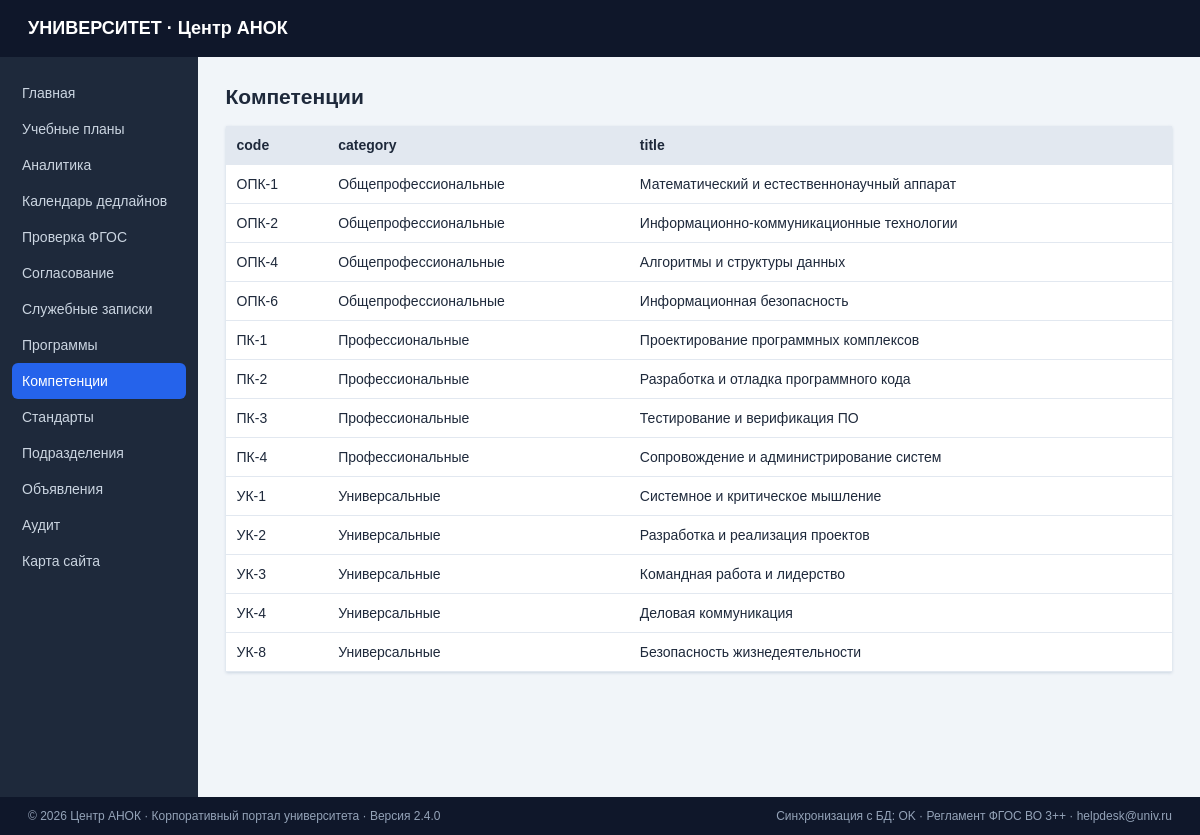
The app's page /?page=competencies with its own data.
### tables this page shows
CREATE TABLE `competencies` (
  `id` INT AUTO_INCREMENT PRIMARY KEY,
  `program_id` INT,
  `code` TEXT NOT NULL,
  `category` TEXT NOT NULL,
  `title` TEXT NOT NULL,
  `description` TEXT NOT NULL,
  FOREIGN KEY (program_id) REFERENCES educational_programs(id)
);

### index.php (the view, shortened to what this page needs)
<?php
require __DIR__ . '/config.php';
$page = $_GET['page'] ?? 'dashboard';
function e($v) { return htmlspecialchars((string)$v, ENT_QUOTES | ENT_SUBSTITUTE, 'UTF-8'); }
function allRows(PDO $db, string $sql, array $params=[]) { $s=$db->prepare($sql); $s->execute($params); return $s->fetchAll(); }
$stats = [
 'plans'=>(int)$pdo->query('SELECT COUNT(*) FROM curriculums')->fetchColumn(),
 'disciplines'=>(int)$pdo->query('SELECT COUNT(*) FROM curriculum_disciplines')->fetchColumn(),
 'standards'=>(int)$pdo->query('SELECT COUNT(*) FROM standards_fgos')->fetchColumn(),
 'memos'=>(int)$pdo->query('SELECT COUNT(*) FROM service_notes')->fetchColumn(),
];
$title='Сводная панель'; $content='';
if ($page==='dashboard') {
 $title='Сводная панель'; $plans=allRows($pdo,'SELECT c.*, ep.code prog_code, ep.title prog_title FROM curriculums c JOIN educational_programs ep ON ep.id=c.program_id ORDER BY c.id');
 $content='<div class="cards">'; foreach($stats as $k=>$v) $content.='<div class="card"><b>'.e($v).'</b><span>'.e(['plans'=>'Учебные планы','disciplines'=>'Дисциплины','standards'=>'Стандарты ФГОС','memos'=>'Служебные записки'][$k]).'</span></div>'; $content.='</div><h2>Учебные планы</h2><table><tr><th>Программа</th><th>Год</th><th>Статус</th><th></th></tr>'; foreach($plans as $p) $content.='<tr><td>'.e($p['prog_code'].' — '.$p['prog_title']).'</td><td>'.e($p['academic_year']).'</td><td>'.e($p['status']).'</td><td><a href="?page=plan&id='.$p['id'].'">Открыть</a></td></tr>'; $content.='</table>';
} else {
 $map=['analytics'=>['Аналитика (Chart.js)','SELECT block_type, SUM(credits_ze) AS ze FROM curriculum_disciplines GROUP BY block_type','block_type,ze'],
 'calendar'=>['Календарь дедлайнов (FullCalendar)','SELECT note_num, note_date, status FROM service_notes ORDER BY note_date','note_num,note_date,status'],
 'validate'=>['Экспертиза ФГОС','SELECT * FROM standards_fgos ORDER BY code','code,title,degree_level,total_credits'], 'signatures'=>['Согласование','SELECT * FROM document_signatures ORDER BY step_order','step_order,role_title,status'], 'memos'=>['Служебные записки','SELECT * FROM service_notes ORDER BY id DESC','note_num,note_date,reason,status'], 'programs'=>['Образовательные программы','SELECT * FROM educational_programs ORDER BY id','code,title,level,study_form'], 'competencies'=>['Компетенции','SELECT * FROM competencies ORDER BY code','code,category,title'], 'standards'=>['Стандарты ФГОС','SELECT * FROM standards_fgos ORDER BY code','code,title,degree_level,total_credits'], 'departments'=>['Подразделения','SELECT * FROM departments ORDER BY id','short_name,name,type'], 'announcements'=>['Объявления','SELECT * FROM announcements ORDER BY publish_date DESC','publish_date,title,category'], 'audit'=>['Аудит','SELECT * FROM audit_logs ORDER BY id DESC','event_time,user_name,action,status'], 'sitemap'=>['Карта сайта',null,'']];
 [$title,$sql,$fields]=$map[$page]; if($sql){$rows=allRows($pdo,$sql);$names=array_map('trim',explode(',',$fields));$content='<table><tr>';foreach($names as $n)$content.='<th>'.e($n).'</th>'; $content.='</tr>';foreach($rows as $r){$content.='<tr>';foreach($names as $n)$content.='<td>'.e($r[$n]??'').'</td>'; $content.='</tr>';} $content.='</table>';}else{$content='<p>Разделы: учебные планы, проверка ФГОС, согласование, служебные записки, программы, компетенции, стандарты, подразделения, объявления и аудит.</p>';} }
$nav=['dashboard'=>'Главная','plans'=>'Учебные планы','analytics'=>'Аналитика','calendar'=>'Календарь дедлайнов','validate'=>'Проверка ФГОС','signatures'=>'Согласование','memos'=>'Служебные записки','programs'=>'Программы','competencies'=>'Компетенции','standards'=>'Стандарты','departments'=>'Подразделения','announcements'=>'Объявления','audit'=>'Аудит','sitemap'=>'Карта сайта'];
?><!doctype html><html lang="ru"><head><meta charset="utf-8"><meta name="viewport" content="width=device-width,initial-scale=1"><title><?=e($title)?> — АНОК</title></head><body><header><b>УНИВЕРСИТЕТ · Центр АНОК</b></header><main><aside><?php foreach($nav as $key=>$label):?><a class="<?=($page===$key?'active':'')?>" href="?page=<?=e($key)?>"><?=e($label)?></a><?php endforeach;?></aside><section><h1><?=e($title)?></h1><?=$content?></section></main><footer style="background:#0f172a;color:#94a3b8;padding:12px 28px;font-size:12px;display:flex;justify-content:space-between;flex-wrap:wrap;gap:8px"><span>© 2026 Центр АНОК · Корпоративный портал университета · Версия 2.4.0</span><span>Синхронизация с БД: OK · Регламент ФГОС ВО 3++ · helpdesk@univ.ru</span></footer></body></html>

### index.php (style rules this page uses)
body { margin:0;background:#f1f5f9;color:#1e293b;font:14px Arial,sans-serif }
header { background:#0f172a;color:#fff;padding:18px 28px }
header b { font-size:18px }
main { display:flex;min-height:calc(100vh - 60px) }
aside { width:220px;background:#1e293b;padding:18px 12px }
aside a { display:block;color:#cbd5e1;text-decoration:none;padding:10px;border-radius:6px }
aside a:hover,aside a.active { background:#2563eb;color:#fff }
section { padding:28px;max-width:1100px;width:100% }
h1 { margin-top:0 }
table { border-collapse:collapse;background:#fff;width:100%;box-shadow:0 1px 3px #cbd5e1 }
th,td { text-align:left;padding:11px;border-bottom:1px solid #e2e8f0 }
th { background:#e2e8f0 }
a { color:#2563eb }

### records on screen
competencies: code "ОПК-1", category "Общепрофессиональные", title "Математический и естественнонаучный аппарат"
competencies: code "ОПК-2", category "Общепрофессиональные", title "Информационно-коммуникационные технологии"
competencies: code "ОПК-4", category "Общепрофессиональные", title "Алгоритмы и структуры данных"
competencies: code "ОПК-6", category "Общепрофессиональные", title "Информационная безопасность"
competencies: code "ПК-1", category "Профессиональные", title "Проектирование программных комплексов"
competencies: code "ПК-2", category "Профессиональные", title "Разработка и отладка программного кода"
competencies: code "ПК-3", category "Профессиональные", title "Тестирование и верификация ПО"
competencies: code "ПК-4", category "Профессиональные", title "Сопровождение и администрирование систем"
competencies: code "УК-1", category "Универсальные", title "Системное и критическое мышление"
competencies: code "УК-2", category "Универсальные", title "Разработка и реализация проектов"
competencies: code "УК-3", category "Универсальные", title "Командная работа и лидерство"
competencies: code "УК-4", category "Универсальные", title "Деловая коммуникация"
competencies: code "УК-8", category "Универсальные", title "Безопасность жизнедеятельности"

### other values on screen
$label "Главная"
$label "Учебные планы"
$label "Аналитика"
$label "Календарь дедлайнов"
$label "Проверка ФГОС"
$label "Согласование"
$label "Служебные записки"
$label "Программы"
$label "Компетенции"
$label "Стандарты"
$label "Подразделения"
$label "Объявления"
$label "Аудит"
$label "Карта сайта"
$title "Компетенции"
